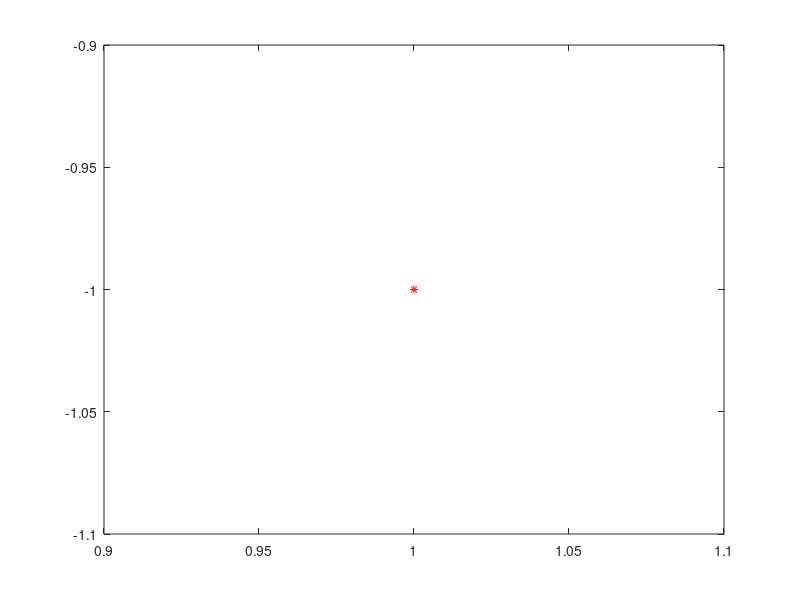

Here is the MATLAB script that generated this plot:
function phasePortreitLinSystem
    A = [1,2;4,3];
    b = [1; -1];
    tmax = 5;
    
  

% namirane na ravnovestna tochka
    eqPoint = A\(-b);
    eqPoint

    plot(eqPoint(1), eqPoint(2), "r*")
end